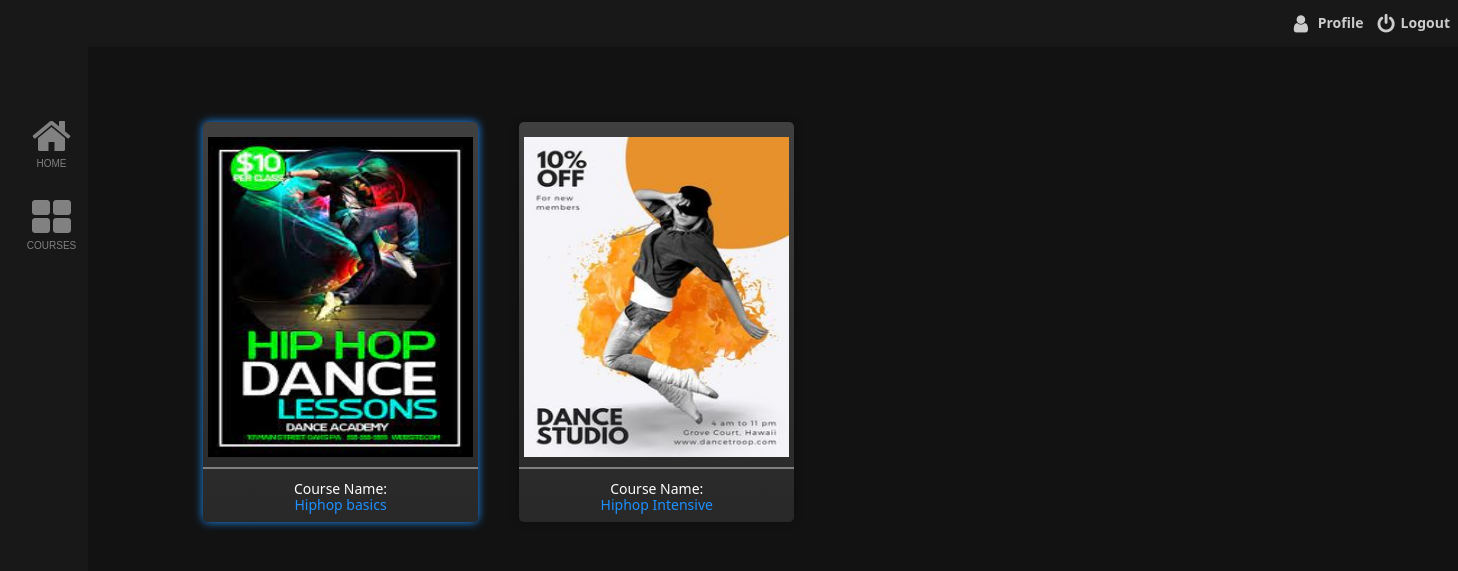
The app's page /student/courses/ (signed in) with its own data.
### Administrator/models.py (models this page shows, shortened)
class DanceCourses(models.Model):
    course_dancecategory=models.ForeignKey(DanceCategory,on_delete=models.SET_NULL,null=True,verbose_name="Dance Category:")
    course_tutor=models.ForeignKey(Tutor,on_delete=models.SET_NULL,null=True,verbose_name="Tutor:")
    course_name=models.CharField("Name:",max_length=20,null=False)
    course_photo=models.ImageField(upload_to="CoursePhoto",null=False)
    course_description=models.TextField("Description")
    course_level=models.ForeignKey(DanceLevel,on_delete=models.SET_NULL,verbose_name="Level",null=True)
    course_subs=models.ForeignKey(SubscriptionType,on_delete=models.CASCADE,verbose_name="Subscription type",null=True)
    slug= models.SlugField(blank=True)
    is_premium=models.BooleanField(default=False)

### Student/views.py (the view)
# urls.py: path('courses/',views.ViewCourses,name="viewcourse"),
def ViewCourses(request):
    courses=DanceCourses.objects.all()
    context={"courses":courses}
    return render(request,"Student/ViewCourses.html",context)

### Administrator/models.py (called while the page is built)
    def __str__(self):
        return f"{self.tutor_name}-{self.tutor_designation}"

### MasterEntry/models.py (called while the page is built)
    def __str__(self):
        return self.dancecategory_name

    def __str__(self):
        return self.designation_name

    def __str__(self):
        return self.dancelevel_name

### Student/templates/Student/ViewCourses.html (shortened to what this page needs)
{% extends 'base.html' %}
    {% block content %}
    <div class="row posters">
        {% for data in courses%}
        <div class="col-sm-3">
            <button type="button" class="cardclass" id="cardclass" data-toggle="modal" data-target="#my{{forloop.counter}}modal" >
         {%if data.is_premium%}
            <div class="cardposter" style="box-shadow: 0 0 10px 0  #1e90ff;">
            <a class="cards" href="{%url 'Student:viewvideo' data.slug%}">
                <img src="{{data.course_photo.url}}" />
        <div class="pclass">
        <p>Course Name:<p><h1>{{data.course_name}}</h1>
        </div>
        </button>
        </div>
        {%else%}
         <div class="cardposter">
            <a class="cards" href="{%url 'Student:viewvideo' data.slug%}">
                <img src="{{data.course_photo.url}}" />
        <div class="pclass">
        <p>Course Name:<p><h1>{{data.course_name}}</h1>
        </div>
        </button>
        </div>
        {%endif%}
        {%endfor%}
        </div>
        </div>
    {% endblock content %}

### templates/base.html (style rules this page uses)
.pclass h1 { font-size: 14px; color: dodgerblue; margin-top: -7px; }
body { font-family: 'Segoe UI', Tahoma, Geneva, Verdana, sans-serif; background: #121212; }
.posters { margin-top: 44px; }
.cardclass { background: none; border: none; }
.posters .col-sm-3 { padding:0 !important; }
.cardposter { height: 400px; width: 275px; padding:5px 0px; margin: 20px 14px; border-radius: 5px; box-shadow: 0 0 10px 0 #00000054; background: bottom; background-image: linear-gradient(#404040,#282828); }
.cardposter img { width: 100%; height: 85%; display: block; margin: 10px auto; border-bottom: 2px solid gray; padding: 0px 5px 10px 5px; }
.cardposter p { font-weight: 500; text-align: center; margin: 5px auto; color: #fff; }
.cardposter a { text-decoration: none; }

### records on screen
DanceCourses: course_photo (picture), course_name "Hiphop basics"
DanceCourses: course_photo (picture), course_name "Hiphop Intensive"
